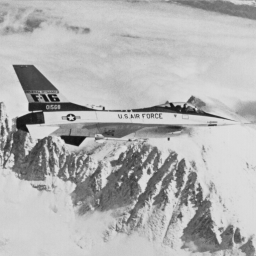
%> input picture Spatial Image Enhancement/Jetplane.bmp, 256 x 256 px
$ octave powerLawTransformation.m   (GNU Octave 9; MATLAB toolbox functions it lacks are replaced by stand-ins)
%> lines starting %> are read from the running program, lines starting %| are printed output that depends on the picture
clc;clear all;close all;

c = 1;
images = ["Jetplane.bmp","Lake.bmp","Peppers.bmp"];
gammas = [0.1, 0.4, 1, 2.5, 10];

for i = 1 : length(images)
    for j = 1 : length(gammas)
        subplot(3,5,(i-1)*length(gammas)+j);
        imshow(powerLaw(images(i),1,gammas(j)));
%> in powerLaw, `[indexedImage, customColorMap] = imread(filename);`:
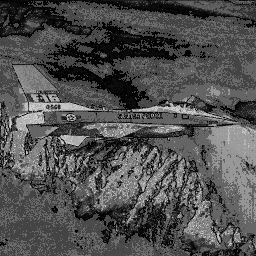
%> indexedImage: size 256x256 uint8; min 0, max 211, mean 80.3
%> in powerLaw, `[indexedImage, customColorMap] = imread(filename);`: customColorMap = 256 rows, first 12: [0.749 0.749 0.749; 0.737 0.737 0.737; 0.761 0.761 0.761; 0.753 0.753 0.753; 0.765 0.765 0.765; 0.757 0.757 0.757; 0.741 0.741 0.741; 0.718 0.718 0.718; 0.733 0.733 0.733; 0.722 0.722 0.722; 0.706 0.706 0.706; 0.702 0.702 0.702]
%> after the loop in powerLaw, `for i = 1 : x`:
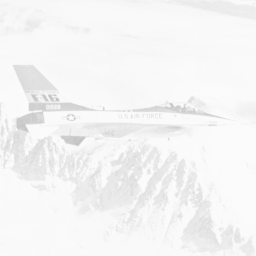
%> Image: size 256x256 double; min 0.763, max 0.989, mean 0.96
        title(images(i) + ' gamma ' + gammas(j) );
    end
end
%> pass 2 of the loop `for i = 1 : length(images)`:
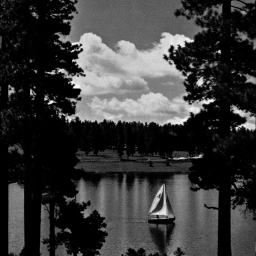
%> input picture Spatial Image Enhancement/Lake.bmp, 256 x 256 px
%> in powerLaw (call 2), `[indexedImage, customColorMap] = imread(filename);`:
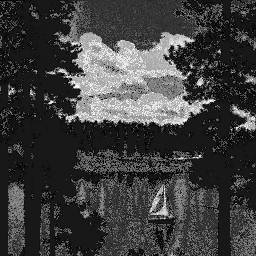
%> indexedImage: size 256x256 uint8; min 0, max 254, mean 62.7
%> customColorMap = 256 rows, first 12: [0.051 0.051 0.051; 0.0863 0.0863 0.0863; 0.0353 0.0353 0.0353; 0.102 0.102 0.102; 0.153 0.153 0.153; 0.0549 0.0549 0.0549; 0.0314 0.0314 0.0314; 0.0196 0.0196 0.0196; 0.157 0.157 0.157; 0.18 0.18 0.18; 0.106 0.106 0.106; 0.22 0.22 0.22]
%> after the loop in powerLaw (call 2), `for i = 1 : x`:
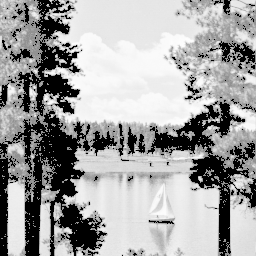
%> Image: size 256x256 double; min 0, max 1, mean 0.638
%> pass 3 of the loop `for i = 1 : length(images)`:
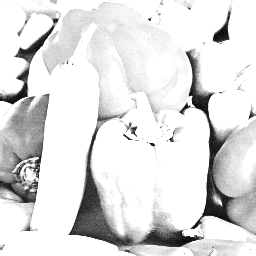
%> input picture Spatial Image Enhancement/Peppers.bmp, 256 x 256 px
%> in powerLaw (call 3), `[indexedImage, customColorMap] = imread(filename);`:
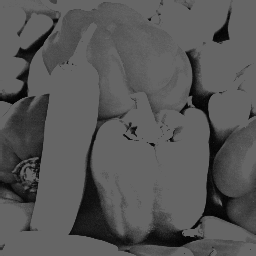
%> indexedImage: size 256x256 uint8; min 1, max 101, mean 85.9
%> customColorMap = 102 rows, first 12: [0 0 0; 0.0118 0.0118 0.0118; 0.0235 0.0235 0.0235; 0.0353 0.0353 0.0353; 0.0471 0.0471 0.0471; 0.0588 0.0588 0.0588; 0.0745 0.0745 0.0745; 0.0863 0.0863 0.0863; 0.098 0.098 0.098; 0.11 0.11 0.11; 0.122 0.122 0.122; 0.133 0.133 0.133]
%> after the loop in powerLaw (call 3), `for i = 1 : x`:
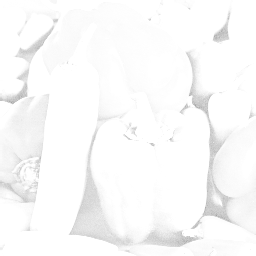
%> Image: size 256x256 double; min 0.641, max 1, mean 0.98

function Image = powerLaw(filename,c,gamma)
    % transform image to gray level bitmap
    [indexedImage, customColorMap] = imread(filename);
    Image = ind2rgb(indexedImage, customColorMap);
    Image = rgb2gray(Image);
    [x,y] = size(Image);
    % As shown in Fig. 3.6, power-law transformations have the basic form:
    % where c and gamma are positive constants.
    % s = c * ( r ^ gamma)
    for i = 1 : x
        for j = 1 : y
            Image(i, j) = c * (Image(i, j)^ gamma);
        end
    end
end
